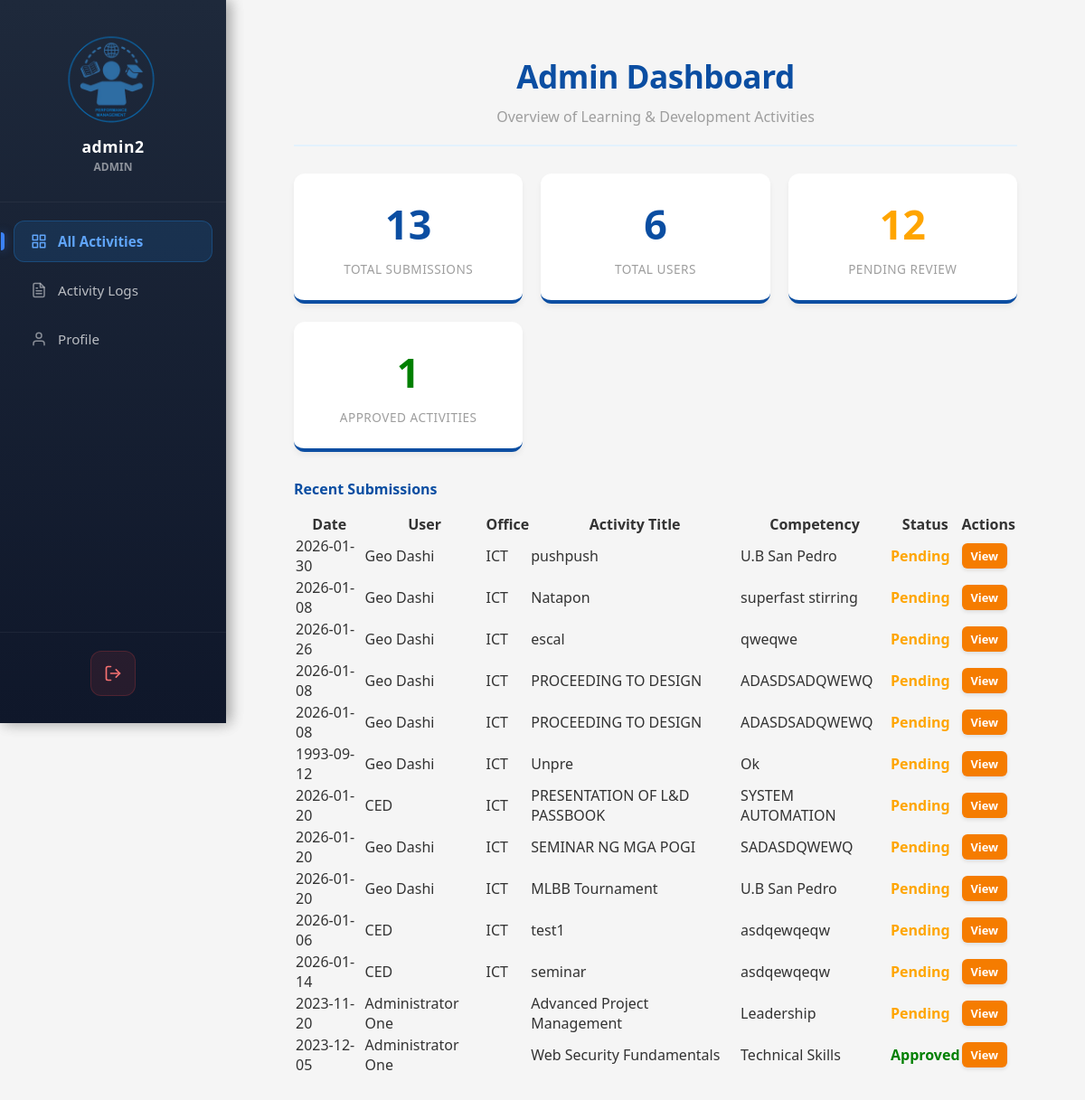
/admin/dashboard.php (signed in), run on the app's committed database.
### tables this page shows
CREATE TABLE `ld_activities` (
  `id` int(11) NOT NULL,
  `user_id` int(11) NOT NULL,
  `title` varchar(255) NOT NULL,
  `date_attended` date DEFAULT NULL,
  `venue` varchar(255) DEFAULT NULL,
  `modality` varchar(100) DEFAULT NULL,
  `competency` varchar(255) DEFAULT NULL,
  `type_ld` varchar(100) DEFAULT NULL,
  `type_ld_others` varchar(255) DEFAULT NULL,
  `conducted_by` varchar(255) DEFAULT NULL,
  `organizer_signature_path` varchar(255) DEFAULT NULL,
  `approved_by` varchar(255) DEFAULT NULL,
  `workplace_application` text DEFAULT NULL,
  `workplace_image_path` varchar(255) DEFAULT NULL,
  `reflection` text DEFAULT NULL,
  `status` varchar(50) DEFAULT 'Pending',
  `signature_path` varchar(255) DEFAULT NULL,
  `created_at` timestamp NOT NULL DEFAULT current_timestamp()
);

CREATE TABLE `users` (
  `id` int(11) NOT NULL,
  `username` varchar(50) NOT NULL,
  `password` varchar(255) NOT NULL,
  `full_name` varchar(100) NOT NULL,
  `office_station` varchar(100) DEFAULT NULL,
  `position` varchar(100) DEFAULT NULL,
  `rating_period` varchar(100) DEFAULT NULL,
  `area_of_specialization` varchar(100) DEFAULT NULL,
  `age` int(11) DEFAULT NULL,
  `sex` varchar(20) DEFAULT NULL,
  `role` varchar(20) DEFAULT 'user',
  `created_at` timestamp NOT NULL DEFAULT current_timestamp(),
  `profile_picture` varchar(255) DEFAULT NULL
);

### admin/dashboard.php (the view, shortened to what this page needs)
<?php
require '../includes/db.php';
$stmt = $pdo->query("
    SELECT ld.*, u.full_name, u.office_station
    FROM ld_activities ld
    JOIN users u ON ld.user_id = u.id
    ORDER BY ld.created_at DESC
");
$activities = $stmt->fetchAll(PDO::FETCH_ASSOC);
$totalSubmissions = count($activities);
$stmt = $pdo->query("SELECT COUNT(*) FROM users WHERE role != 'admin'");
$totalUsers = $stmt->fetchColumn();
$pendingCount = 0;
$approvedCount = 0;
foreach ($activities as $act) {
    if ($act['status'] === 'Pending')
        $pendingCount++;
    if ($act['status'] === 'Approved')
        $approvedCount++;
}
?>
<!DOCTYPE html>
<html lang="en">
<head>
    <?php require 'includes/admin_head.php'; ?>
</head>
<body>
    <div class="dashboard-container">
        <div class="sidebar">
            <?php require '../includes/sidebar.php'; ?>
        </div>
        <div class="main-content">
            <div class="passbook-container" style="width: 800px; max-width: 95%; margin: 20px auto;">
                <div class="header">
                    <h1>Admin Dashboard</h1>
                    <p>Overview of Learning & Development Activities</p>
                </div>
                <div class="stats-container">
                    <div class="stat-card">
                        <h3>
                            <?php echo $totalSubmissions; ?>
                        </h3>
                        <p>Total Submissions</p>
                    </div>
                    <div class="stat-card">
                        <h3>
                            <?php echo $totalUsers; ?>
                        </h3>
                        <p>Total Users</p>
                    </div>
                    <div class="stat-card">
                        <h3 style="color: orange;">
                            <?php echo $pendingCount; ?>
                        </h3>
                        <p>Pending Review</p>
                    </div>
                    <div class="stat-card">
                        <h3 style="color: green;">
                            <?php echo $approvedCount; ?>
                        </h3>
                        <p>Approved Activities</p>
                    </div>
                </div>
                <div style="margin-bottom: 15px; font-weight: bold; color: var(--primary-blue);">Recent Submissions
                </div>
                <div class="table-wrapper">
                    <table class="events-table">
                        <thead>
                            <tr>
                                <th>Date</th>
                                <th>User</th>
                                <th>Office</th>
                                <th>Activity Title</th>
                                <th>Competency</th>
                                <th>Status</th>
                                <th>Actions</th>
                            </tr>
                        </thead>
                        <tbody>
                            <?php foreach ($activities as $act): ?>
                                <tr>
                                    <td>
                                        <?php echo htmlspecialchars($act['date_attended']); ?>
                                    </td>
                                    <td>
                                        <?php echo htmlspecialchars($act['full_name']); ?>
                                    </td>
                                    <td>
                                        <?php echo htmlspecialchars($act['office_station']); ?>
                                    </td>
                                    <td>
                                        <?php echo htmlspecialchars($act['title']); ?>
                                    </td>
                                    <td>
                                        <?php echo htmlspecialchars($act['competency']); ?>
                                    </td>
                                    <td>
                                        <span
                                            style="font-weight: bold; color: <?php echo $act['status'] == 'Approved' ? 'green' : 'orange'; ?>">
                                            <?php echo htmlspecialchars($act['status']); ?>
                                        </span>
                                    </td>
                                    <td>
                                        <a href="../pages/view_activity.php?id=<?php echo $act['id']; ?>" class="btn"
                                            style="padding: 5px 10px; font-size: 0.8em; text-decoration: none; margin-top: 0;">View</a>
                                    </td>
                                </tr>
                            <?php endforeach; ?>
                        </tbody>
                    </table>
                </div>
            </div>
        </div>
    </div>
</body>
</html>

### admin/includes/admin_head.php
<link rel="stylesheet" href="css/base/reset.css">
<link rel="stylesheet" href="css/base/variables.css">
<link rel="stylesheet" href="css/base/global.css">
<link rel="stylesheet" href="css/layout/sidebar.css">
<link rel="stylesheet" href="css/layout/header.css">
<link rel="stylesheet" href="../css/layout/notifications.css">

### includes/sidebar.php (shortened to what this page needs)
<?php
$current_page = basename($_SERVER['PHP_SELF']);
$current_dir = basename(dirname($_SERVER['PHP_SELF']));
$is_admin_dir = ($current_dir === 'admin');
$admin_prefix = $is_admin_dir ? '' : '../admin/';
$pages_prefix = $is_admin_dir ? '../pages/' : '';
?>
<div class="sidebar">
    <div class="sidebar-logo">
        <img src="../assets/LogoLDP.png"
            alt="<?php echo ($_SESSION['role'] === 'admin' || $_SESSION['role'] === 'super_admin') ? 'Admin Panel' : 'LDP System'; ?>">
        <div class="sidebar-user">
            <span class="user-name"><?php echo htmlspecialchars($_SESSION['username']); ?></span>
            <span
                class="user-role"><?php echo htmlspecialchars($_SESSION['position'] ?: str_replace('_', ' ', $_SESSION['role'])); ?></span>
        </div>
    </div>
    <div class="sidebar-nav">
        <?php if ($_SESSION['role'] === 'admin' || $_SESSION['role'] === 'super_admin'): ?>
            <a href="<?php echo $admin_prefix; ?>dashboard.php"
                class="nav-item <?php echo ($current_page == 'dashboard.php') ? 'active' : ''; ?>">
                All Activities
            </a>
            <a href="<?php echo $admin_prefix; ?>users.php"
                class="nav-item <?php echo ($current_page == 'users.php') ? 'active' : ''; ?>">
                Activity Logs
            </a>
            <a href="<?php echo $admin_prefix; ?>profile.php"
                class="nav-item <?php echo ($current_page == 'profile.php') ? 'active' : ''; ?>">
                <svg xmlns="http://www.w3.org/2000/svg" width="18" height="18" viewBox="0 0 24 24" fill="none"
                    stroke="currentColor" stroke-width="2" stroke-linecap="round" stroke-linejoin="round">
                    <path d="M20 21v-2a4 4 0 0 0-4-4H8a4 4 0 0 0-4 4v2"></path>
                    <circle cx="12" cy="7" r="4"></circle>
                </svg>
                Profile
            </a>
        <?php endif; ?>
    </div>
    <div class="logout-container">
        <a href="<?php echo $pages_prefix; ?>logout.php" class="nav-item logout" title="Logout">
        </a>
    </div>
</div>

### admin/css/base/variables.css (style rules this page uses)
:root { --primary-blue: #0B4EA2; --secondary-blue: #1E88E5; --light-blue: #E3F2FD; --accent-orange: #F57C00; --hover-orange: #FF9800; --text-color: #333; --bg-color: #F5F5F5; --sidebar-width: 250px; --border-color: #E0E0E0; --dark-gray: #9E9E9E; --logout-red: #d32f2f; --card-shadow: 0 4px 6px -1px rgba(0, 0, 0, 0.05), 0 2px 4px -1px rgba(0, 0, 0, 0.03); --header-shadow: 0 10px 30px rgba(0, 0, 0, 0.08); }

### admin/css/base/global.css (style rules this page uses)
body { font-family: 'Segoe UI', Tahoma, Geneva, Verdana, sans-serif; background-color: var(--bg-color); margin: 0; display: flex; min-height: 100vh; color: var(--text-color); }
.dashboard-container { display: flex; width: 100%; min-height: 100vh; }
.main-content { flex: 1; padding: 40px; display: flex; justify-content: center; align-items: flex-start; background-color: var(--bg-color); margin-left: var(--sidebar-width); width: calc(100% - var(--sidebar-width)); }
.btn { background-color: var(--accent-orange); color: white; border: none; padding: 12px 24px; border-radius: 6px; cursor: pointer; font-weight: 600; font-size: 1rem; transition: all 0.3s ease; box-shadow: 0 2px 4px rgba(0, 0, 0, 0.1); display: inline-block; text-align: center; text-decoration: none; }
.stats-container { display: grid; grid-template-columns: repeat(auto-fit, minmax(200px, 1fr)); gap: 20px; margin-bottom: 30px; }
.stat-card { background: white; padding: 25px; border-radius: 12px; box-shadow: 0 4px 6px rgba(0, 0, 0, 0.05); display: flex; flex-direction: column; align-items: center; border-bottom: 4px solid var(--primary-blue); transition: transform 0.3s ease, box-shadow 0.3s ease; cursor: default; }
.stat-card h3 { margin: 0; font-size: 2.8em; color: var(--primary-blue); font-weight: 700; }
.stat-card p { margin: 10px 0 0; color: var(--dark-gray); font-weight: 500; text-transform: uppercase; font-size: 0.85em; letter-spacing: 0.5px; }

### admin/css/layout/sidebar.css (style rules this page uses)
.sidebar { width: var(--sidebar-width); background: linear-gradient(180deg, #1e293b 0%, #0f172a 100%); color: white; display: flex; flex-direction: column; padding: 0; box-shadow: 4px 0 15px rgba(0, 0, 0, 0.2); z-index: 100; position: fixed; height: 100vh; top: 0; left: 0; overflow: hidden; transition: all 0.3s ease; }
.sidebar-logo { padding: 30px 20px; text-align: center; border-bottom: 1px solid rgba(255, 255, 255, 0.05); margin-bottom: 20px; }
.sidebar-logo img { max-width: 120px; height: auto; background: transparent; padding: 0; border: none; transition: all 0.4s cubic-bezier(0.175, 0.885, 0.32, 1.275); margin-bottom: -10px; }
.sidebar-user { margin-top: 5px; display: flex; flex-direction: column; align-items: center; }
.user-name { font-size: 1.1em; font-weight: 700; color: white; letter-spacing: 0.5px; }
.user-role { font-size: 0.75em; color: rgba(255, 255, 255, 0.5); text-transform: uppercase; font-weight: 600; margin-top: 2px; }
.sidebar-nav { flex: 1; display: flex; flex-direction: column; padding: 0 15px; gap: 8px; overflow-y: auto; }
.nav-item { padding: 12px 18px; color: rgba(255, 255, 255, 0.7); text-decoration: none; border-radius: 12px; transition: all 0.25s cubic-bezier(0.4, 0, 0.2, 1); font-weight: 500; font-size: 0.95em; display: flex; align-items: center; gap: 12px; position: relative; border: 1px solid transparent; }
.nav-item svg { opacity: 0.7; transition: all 0.25s ease; }
.nav-item.active { background: rgba(30, 136, 229, 0.15); color: #60a5fa; font-weight: 600; border: 1px solid rgba(30, 136, 229, 0.3); }
.nav-item.active svg { color: #60a5fa; opacity: 1; }
.nav-item.active::before { content: ''; position: absolute; left: -15px; top: 50%; transform: translateY(-50%); width: 4px; height: 20px; background-color: #3b82f6; border-radius: 0 4px 4px 0; box-shadow: 0 0 10px rgba(59, 130, 246, 0.5); }
.logout-container { padding: 20px 15px 30px; margin-top: auto; border-top: 1px solid rgba(255, 255, 255, 0.05); }
.nav-item.logout { margin: 0 auto; background-color: rgba(239, 68, 68, 0.1); width: 50px; height: 50px; border-radius: 12px; display: flex; align-items: center; justify-content: center; padding: 0; transition: all 0.3s cubic-bezier(0.175, 0.885, 0.32, 1.275); border: 1px solid rgba(239, 68, 68, 0.2); color: #f87171; transform: none; }
.nav-item.logout svg { opacity: 1; }

### admin/css/layout/header.css (style rules this page uses)
.header { text-align: center; margin-bottom: 30px; border-bottom: 2px solid var(--light-blue); padding-bottom: 20px; }
.header h1 { color: var(--primary-blue); margin: 0; font-size: 2.2em; font-weight: 800; letter-spacing: -0.5px; }
.header p { color: var(--dark-gray); font-size: 1em; margin-top: 10px; }

### data on the page
ld_activities: date_attended "2026-01-30", user.full_name "Geo Dashi", user.office_station "ICT", title "pushpush", competency "U.B San Pedro", status "Pending"
ld_activities: date_attended "2026-01-08", user.full_name "Geo Dashi", user.office_station "ICT", title "Natapon", competency "superfast stirring", status "Pending"
ld_activities: date_attended "2026-01-26", user.full_name "Geo Dashi", user.office_station "ICT", title "escal", competency "qweqwe", status "Pending"
ld_activities: date_attended "2026-01-08", user.full_name "Geo Dashi", user.office_station "ICT", title "PROCEEDING TO DESIGN", competency "ADASDSADQWEWQ", status "Pending"
ld_activities: date_attended "2026-01-08", user.full_name "Geo Dashi", user.office_station "ICT", title "PROCEEDING TO DESIGN", competency "ADASDSADQWEWQ", status "Pending"
ld_activities: date_attended "1993-09-12", user.full_name "Geo Dashi", user.office_station "ICT", title "Unpre", competency "Ok", status "Pending"
ld_activities: date_attended "2026-01-20", user.full_name "CED", user.office_station "ICT", title "PRESENTATION OF L&D PASSBOOK", competency "SYSTEM AUTOMATION", status "Pending"
ld_activities: date_attended "2026-01-20", user.full_name "Geo Dashi", user.office_station "ICT", title "SEMINAR NG MGA POGI", competency "SADASDQWEWQ", status "Pending"
ld_activities: date_attended "2026-01-20", user.full_name "Geo Dashi", user.office_station "ICT", title "MLBB Tournament", competency "U.B San Pedro", status "Pending"
ld_activities: date_attended "2026-01-06", user.full_name "CED", user.office_station "ICT", title "test1", competency "asdqewqeqw", status "Pending"
ld_activities: date_attended "2026-01-14", user.full_name "CED", user.office_station "ICT", title "seminar", competency "asdqewqeqw", status "Pending"
ld_activities: date_attended "2023-11-20", user.full_name "Administrator One", title "Advanced Project Management", competency "Leadership", status "Pending"
ld_activities: date_attended "2023-12-05", user.full_name "Administrator One", title "Web Security Fundamentals", competency "Technical Skills", status "Approved"

### other printed values
$_SESSION['username'] "admin2"
$_SESSION['position'] ?: str_replace('_', ' ', $_SESSION['role']) "ADMIN"
$totalSubmissions "13"
$totalUsers "6"
$pendingCount "12"
$approvedCount "1"
